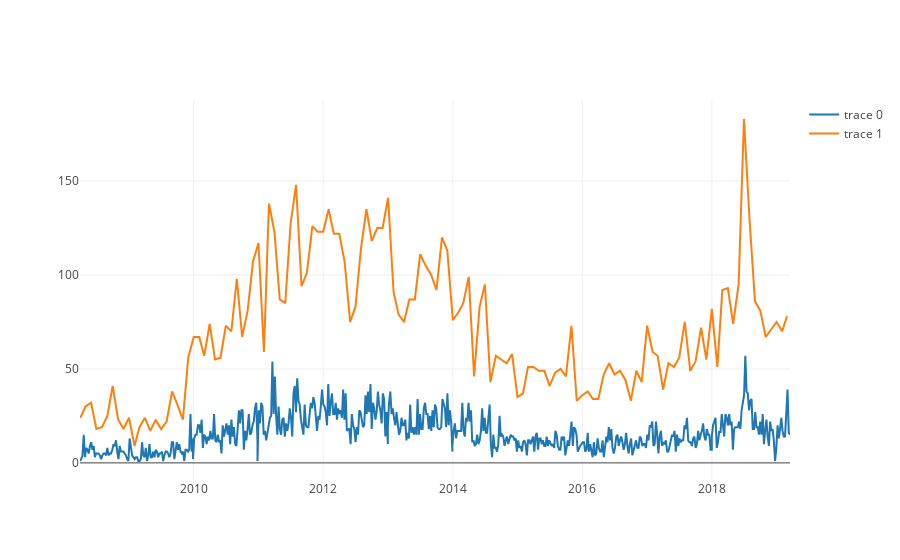
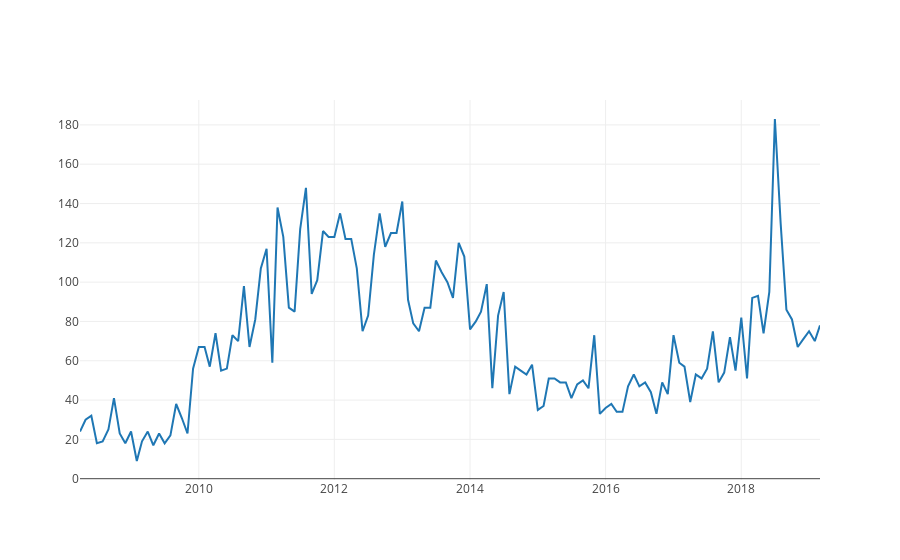

The notebook cell these images were saved under, in order:
### Code cell
iplot([{"x": df_sum_week["week_num_new"], "y": df_sum_week["counts"]},{"x": df_sum_month["month_num"], "y": df_sum_month["counts"]}])
iplot([{"x": df_sum_month["month_num"], "y": df_sum_month["counts"]}])

### Figure 1 — Plotly figure (JSON) as saved in the notebook; plotly's stock layout.template omitted (floating-point values rounded to 4 significant figures; data arrays with more than 128 entries replaced by an {"elided": "..."} marker saying what was removed)
{"data": [{"type": "scatter", "uid": "d22e6aaf-6bb5-475a-96d1-14aff768ca03", "x": {"elided": "576 str values"}, "y": {"elided": "576 int values"}}, {"type": "scatter", "uid": "0a26a36a-91f6-4533-964e-1ee52f280ea6", "x": {"elided": "132 str values"}, "y": {"elided": "132 int values"}}], "layout": {}}

### Figure 2 — Plotly figure (JSON) as saved in the notebook; plotly's stock layout.template omitted (floating-point values rounded to 4 significant figures; data arrays with more than 128 entries replaced by an {"elided": "..."} marker saying what was removed)
{"data": [{"type": "scatter", "uid": "7ff8d7ff-a8b9-4fe6-a8e2-5da6f33b0fd7", "x": {"elided": "132 str values"}, "y": {"elided": "132 int values"}}], "layout": {}}
